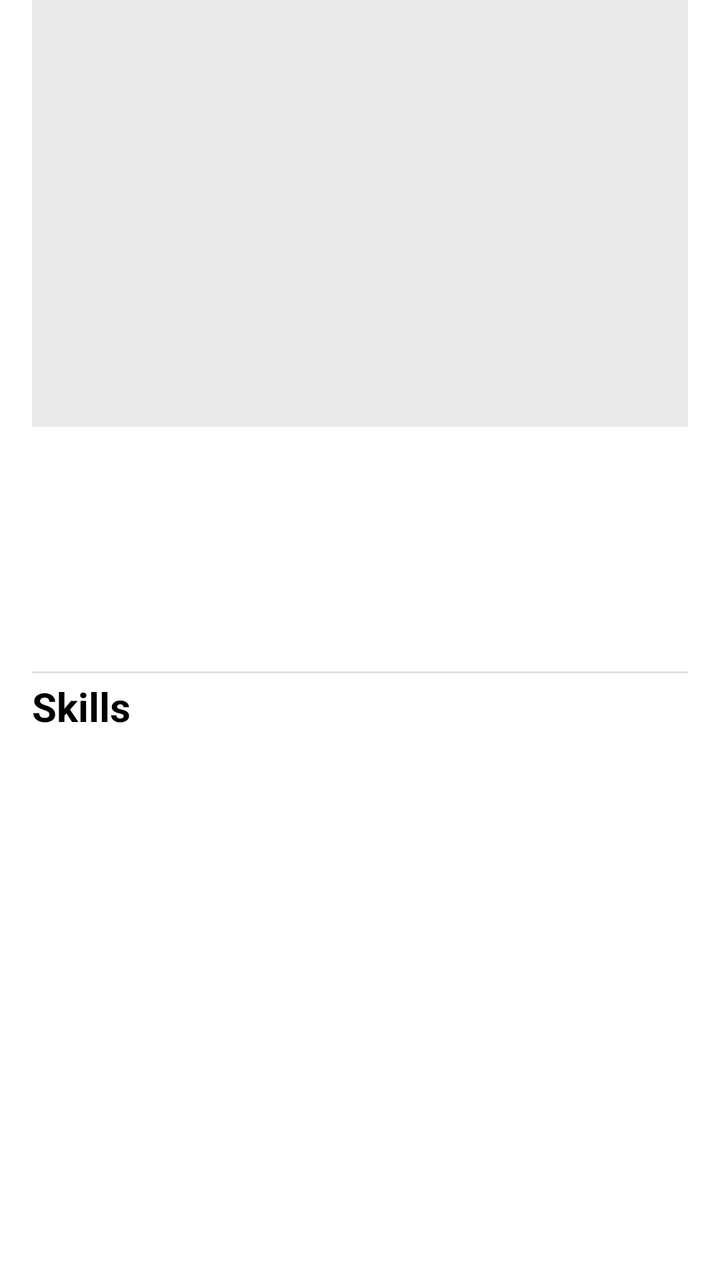
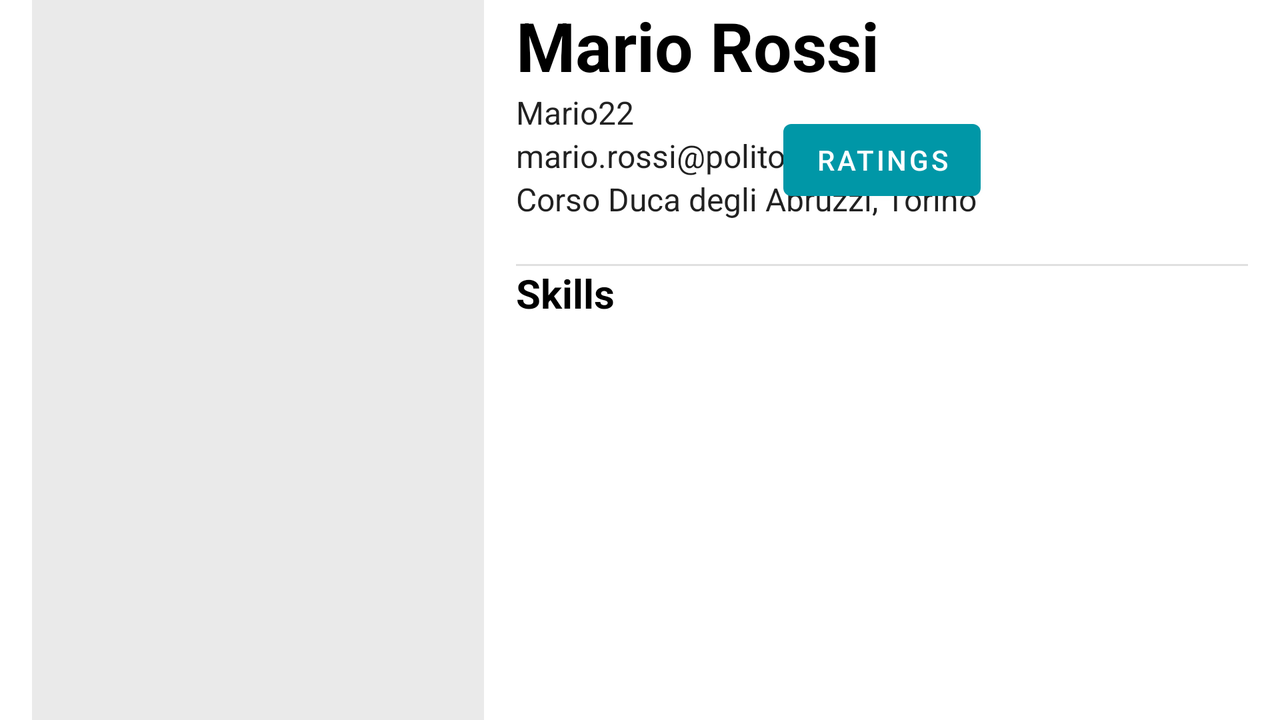

Two renders of one Android screen. The first uses the default layout on a phone; the second uses the alternative layout the repository ships for a different screen configuration, on a matching device. The two XML files are below.
<!-- AndroidManifest.xml: application theme Theme.ShowProfileActivity -->
<!-- res/layout/fragment_home.xml -->
<?xml version="1.0" encoding="utf-8"?>
<androidx.constraintlayout.widget.ConstraintLayout xmlns:android="http://schemas.android.com/apk/res/android"
    xmlns:app="http://schemas.android.com/apk/res-auto"
    xmlns:tools="http://schemas.android.com/tools"
    android:layout_width="match_parent"
    android:layout_height="match_parent"
    tools:context=".MainActivity">

    <ImageView
        android:id="@+id/imageView_show"
        android:layout_width="0dp"
        android:layout_height="0dp"
        android:layout_marginStart="16dp"
        android:layout_marginEnd="16dp"
        android:layout_weight="1"
        android:background="#EAEAEA"
        android:contentDescription="@string/image_profile"
        android:scaleType="centerInside"
        app:layout_constraintBottom_toTopOf="@id/constraintLayout"
        app:layout_constraintEnd_toEndOf="parent"
        app:layout_constraintStart_toStartOf="parent"
        app:layout_constraintTop_toTopOf="parent"
        app:layout_constraintVertical_weight="1"
        app:srcCompat="@drawable/avatr"
        tools:ignore="ImageContrastCheck"
        tools:srcCompat="@drawable/avatr" />

    <androidx.constraintlayout.widget.ConstraintLayout
        android:id="@+id/constraintLayout"
        android:layout_width="0dp"
        android:layout_height="0dp"
        android:layout_marginStart="16dp"
        android:layout_marginEnd="16dp"
        app:layout_constraintBottom_toBottomOf="parent"
        app:layout_constraintEnd_toEndOf="parent"
        app:layout_constraintHorizontal_bias="0.0"
        app:layout_constraintStart_toStartOf="parent"
        app:layout_constraintTop_toBottomOf="@+id/imageView_show"
        app:layout_constraintVertical_weight="2">

        <TextView
            android:id="@+id/fullname"
            android:layout_width="0dp"
            android:layout_height="wrap_content"
            android:contentDescription="@string/full_name"
            android:freezesText="true"
            android:textAppearance="@style/TextAppearance.AppCompat.Display1"
            android:textColor="#000000"
            android:textStyle="bold"
            app:layout_constraintBottom_toTopOf="@+id/nickname"
            app:layout_constraintEnd_toEndOf="parent"
            app:layout_constraintHorizontal_bias="1.0"
            app:layout_constraintStart_toStartOf="parent"
            app:layout_constraintTop_toTopOf="parent"
            app:layout_constraintVertical_bias="0.0"
            app:layout_constraintVertical_chainStyle="packed" />

        <TextView
            android:id="@+id/nickname"
            android:layout_width="0dp"
            android:layout_height="wrap_content"
            android:contentDescription="@string/nickname"
            android:freezesText="true"
            android:textAppearance="@style/TextAppearance.AppCompat.Body1"
            android:textSize="16sp"
            app:layout_constraintBottom_toTopOf="@+id/email"
            app:layout_constraintEnd_toEndOf="parent"
            app:layout_constraintHorizontal_bias="0.0"
            app:layout_constraintStart_toStartOf="parent"
            app:layout_constraintTop_toBottomOf="@+id/fullname" />

        <TextView
            android:id="@+id/email"
            android:layout_width="0dp"
            android:layout_height="wrap_content"
            android:layout_marginTop="3dp"
            android:contentDescription="@string/email"
            android:freezesText="true"
            android:textAppearance="@style/TextAppearance.AppCompat.Body1"
            android:textSize="16sp"
            app:layout_constraintBottom_toTopOf="@+id/location"
            app:layout_constraintEnd_toEndOf="parent"
            app:layout_constraintHorizontal_bias="0.0"
            app:layout_constraintStart_toStartOf="parent"
            app:layout_constraintTop_toBottomOf="@+id/nickname" />

        <TextView
            android:id="@+id/location"
            android:layout_width="0dp"
            android:layout_height="wrap_content"
            android:layout_marginTop="3dp"
            android:freezesText="true"
            android:textAppearance="@style/TextAppearance.AppCompat.Body1"
            android:textSize="16sp"
            app:layout_constraintBottom_toTopOf="@id/divider"
            app:layout_constraintEnd_toEndOf="parent"
            app:layout_constraintHorizontal_bias="0.0"
            app:layout_constraintStart_toStartOf="parent"
            app:layout_constraintTop_toBottomOf="@+id/email" />

        <View
            android:id="@+id/divider"
            android:layout_width="match_parent"
            android:layout_height="1dp"
            android:layout_marginTop="6dp"
            android:background="?android:attr/listDivider"
            app:layout_constraintEnd_toEndOf="parent"
            app:layout_constraintStart_toStartOf="parent"
            app:layout_constraintTop_toBottomOf="@id/location" />

        <TextView
            android:id="@+id/textView5"
            android:layout_width="0dp"
            android:layout_height="wrap_content"
            android:layout_marginTop="3dp"
            android:freezesText="true"
            android:text="@string/skills"
            android:textAppearance="@style/TextAppearance.AppCompat.Display1"
            android:textColor="#000000"
            android:textSize="20sp"
            android:textStyle="bold"
            app:layout_constraintEnd_toEndOf="parent"
            app:layout_constraintHorizontal_bias="0.0"
            app:layout_constraintStart_toStartOf="parent"
            app:layout_constraintTop_toBottomOf="@id/divider" />

        <TextView
            android:id="@+id/skill1"
            android:layout_width="wrap_content"
            android:layout_height="wrap_content"
            android:contentDescription="@string/skill1"
            android:freezesText="true"
            android:textAppearance="@style/TextAppearance.AppCompat.Body1"
            android:textSize="16sp"
            app:layout_constraintBaseline_toBaselineOf="@id/description1"
            app:layout_constraintBottom_toBottomOf="@+id/description1"
            app:layout_constraintHorizontal_chainStyle="packed"
            app:layout_constraintStart_toStartOf="parent"
            app:layout_constraintTop_toBottomOf="@id/textView5" />

        <androidx.constraintlayout.widget.Barrier
            android:id="@+id/barrier"
            android:layout_width="wrap_content"
            android:layout_height="wrap_content"
            android:padding="3dp"
            app:barrierDirection="end"
            app:constraint_referenced_ids="skill1, skill2"
            tools:layout_editor_absoluteX="45dp" />


        <TextView
            android:id="@+id/description1"
            android:layout_width="0dp"
            android:layout_height="wrap_content"
            android:layout_marginStart="3dp"
            android:freezesText="true"
            android:gravity="start|top"
            android:singleLine="false"
            android:textAppearance="@style/TextAppearance.AppCompat.Body1"
            android:textSize="16sp"
            app:layout_constraintEnd_toEndOf="parent"
            app:layout_constraintHorizontal_bias="0.0"
            app:layout_constraintStart_toEndOf="@id/barrier"
            app:layout_constraintTop_toBottomOf="@id/textView5"
            tools:ignore="TouchTargetSizeCheck" />

        <TextView
            android:id="@+id/skill2"
            android:layout_width="wrap_content"
            android:layout_height="wrap_content"
            android:contentDescription="@string/skill2"
            android:freezesText="true"
            android:textAppearance="@style/TextAppearance.AppCompat.Body1"
            android:textSize="16sp"
            app:layout_constraintBaseline_toBaselineOf="@id/description2"
            app:layout_constraintStart_toStartOf="parent"
            app:layout_constraintTop_toBottomOf="@id/skill1" />

        <TextView
            android:id="@+id/description2"
            android:layout_width="0dp"
            android:layout_height="wrap_content"
            android:layout_marginStart="3dp"
            android:ems="10"
            android:freezesText="true"
            android:gravity="start|top"
            android:singleLine="false"
            android:textAppearance="@style/TextAppearance.AppCompat.Body1"
            android:textSize="16sp"
            app:layout_constraintEnd_toEndOf="parent"
            app:layout_constraintHorizontal_bias="0.0"
            app:layout_constraintStart_toEndOf="@id/barrier"
            app:layout_constraintTop_toBottomOf="@id/description1"
            tools:ignore="TouchTargetSizeCheck" />
    </androidx.constraintlayout.widget.ConstraintLayout>
</androidx.constraintlayout.widget.ConstraintLayout>
<!-- resources referenced by this layout -->
<resources>
  <string name="email">email</string>
  <string name="full_name">full name</string>
  <string name="image_profile">image profile</string>
  <string name="nickname">nickname</string>
  <string name="skill1" tools:ignore="Typos">Skill1</string>
  <string name="skill2">Skill2</string>
  <string name="skills">Skills</string>
  <style name="Theme.ShowProfileActivity" parent="Theme.MaterialComponents.DayNight.DarkActionBar">
          
          <item name="colorPrimary">@color/primary_dark</item>
          <item name="colorPrimaryVariant">@color/primary_dark</item>
          <item name="colorOnPrimary">@color/white</item>
          
          <item name="colorSecondary">@color/accent</item>
          <item name="colorSecondaryVariant">@color/primary_dark</item>
          <item name="colorOnSecondary">@color/black</item>
          
          <item name="android:statusBarColor" tools:targetApi="l">?attr/colorPrimaryVariant</item>
          
      </style>
  <color name="primary_dark">#0097A7</color>
  <color name="white">#FFFFFFFF</color>
  <color name="accent">#FFC107</color>
  <color name="black">#FF000000</color>
</resources>
<!-- res/layout-land/fragment_home.xml (the repository's variant of the layout above) -->
<!-- drawn on the phone turned sideways -->
<?xml version="1.0" encoding="utf-8"?>
<androidx.constraintlayout.widget.ConstraintLayout xmlns:android="http://schemas.android.com/apk/res/android"
    xmlns:app="http://schemas.android.com/apk/res-auto"
    android:layout_width="match_parent"
    android:layout_height="match_parent"
    xmlns:tools="http://schemas.android.com/tools">

    <ImageView
        android:id="@+id/imageView_show"
        android:layout_width="226dp"
        android:layout_height="430dp"
        android:layout_marginStart="16dp"
        android:background="#EAEAEA"
        android:contentDescription="@string/image_profile"
        app:layout_constraintBottom_toBottomOf="parent"
        app:layout_constraintEnd_toStartOf="@+id/constraintLayout"
        app:layout_constraintStart_toStartOf="parent"
        app:layout_constraintTop_toTopOf="parent"
        app:srcCompat="@drawable/avatr" />

    <androidx.constraintlayout.widget.ConstraintLayout
        android:id="@+id/constraintLayout"
        android:layout_width="0dp"
        android:layout_height="0dp"
        android:layout_marginStart="16dp"
        android:layout_marginEnd="16dp"
        app:layout_constraintBottom_toBottomOf="parent"
        app:layout_constraintEnd_toEndOf="parent"
        app:layout_constraintHorizontal_weight="2"
        app:layout_constraintStart_toEndOf="@+id/imageView_show"
        app:layout_constraintTop_toTopOf="parent">

        <ScrollView
            android:layout_width="match_parent"
            android:layout_height="match_parent">

            <androidx.constraintlayout.widget.ConstraintLayout
                android:layout_width="match_parent"
                android:layout_height="wrap_content">

                <TextView
                    android:id="@+id/textView5"
                    android:layout_width="match_parent"
                    android:layout_height="wrap_content"
                    android:freezesText="true"
                    android:text="@string/skills"
                    android:textAppearance="@style/TextAppearance.AppCompat.Display1"
                    android:textColor="#000000"
                    android:textSize="20sp"
                    android:textStyle="bold"
                    app:layout_constraintBottom_toTopOf="@id/rv_skill_profile"
                    app:layout_constraintEnd_toEndOf="parent"
                    app:layout_constraintStart_toStartOf="parent"
                    app:layout_constraintTop_toBottomOf="@id/divider"

                    tools:layout_editor_absoluteY="127dp" />

                <Button
                    android:id="@+id/button5"
                    android:layout_width="wrap_content"
                    android:layout_height="wrap_content"
                    android:layout_gravity="center_horizontal"
                    android:gravity="center_horizontal|center_vertical"
                    android:text="Ratings"
                    app:layout_constraintBottom_toBottomOf="parent"
                    app:layout_constraintEnd_toEndOf="parent"
                    app:layout_constraintStart_toStartOf="parent"
                    app:layout_constraintTop_toBottomOf="@id/rv_skill_profile"
                    tools:layout_editor_absoluteX="168dp"
                    tools:layout_editor_absoluteY="268dp" />

                <View
                    android:id="@+id/divider"
                    android:layout_width="match_parent"
                    android:layout_height="1dp"
                    android:background="?android:attr/listDivider"
                    app:layout_constraintBottom_toTopOf="@+id/textView5"
                    app:layout_constraintEnd_toEndOf="parent"
                    app:layout_constraintStart_toStartOf="parent"
                    app:layout_constraintTop_toBottomOf="@id/credit"
                    tools:layout_editor_absoluteY="123dp" />

                <TextView
                    android:id="@+id/fullname"
                    android:layout_width="0dp"
                    android:layout_height="wrap_content"
                    android:contentDescription="@string/full_name"
                    android:freezesText="true"
                    android:text="@string/mario_rossi"
                    android:textAppearance="@style/TextAppearance.AppCompat.Display1"
                    android:textColor="#000000"
                    android:textStyle="bold"
                    app:layout_constraintStart_toStartOf="parent"
                    app:layout_constraintEnd_toEndOf="parent"
                    app:layout_constraintBottom_toTopOf="@id/nickname"
                    app:layout_constraintTop_toTopOf="parent" />

                <TextView
                    android:id="@+id/credit"
                    android:layout_width="match_parent"
                    android:layout_height="wrap_content"
                    android:freezesText="true"
                    android:textAppearance="@style/TextAppearance.AppCompat.Body1"
                    android:textSize="16sp"
                    app:layout_constraintBottom_toTopOf="@id/divider"
                    app:layout_constraintEnd_toEndOf="parent"
                    app:layout_constraintStart_toStartOf="parent"
                    app:layout_constraintTop_toBottomOf="@id/location"
                    tools:layout_editor_absoluteY="110dp" />

                <TextView
                    android:id="@+id/location"
                    android:layout_width="0dp"
                    android:layout_height="wrap_content"
                    android:freezesText="true"
                    android:text="@string/corso_duca_degli_abruzzi_torino"
                    android:textAppearance="@style/TextAppearance.AppCompat.Body1"
                    android:textSize="16sp"
                    app:layout_constraintBottom_toTopOf="@id/credit"
                    app:layout_constraintEnd_toEndOf="parent"
                    app:layout_constraintStart_toStartOf="parent"
                    app:layout_constraintTop_toBottomOf="@id/email"
                    tools:layout_editor_absoluteY="95dp" />

                <androidx.recyclerview.widget.RecyclerView
                    android:id="@+id/rv_skill_profile"
                    android:layout_width="match_parent"
                    android:layout_height="match_parent"
                    tools:layout_editor_absoluteX="16dp"
                    tools:layout_editor_absoluteY="209dp" />

                <TextView
                    android:id="@+id/nickname"
                    android:layout_width="0dp"
                    android:layout_height="wrap_content"
                    android:contentDescription="@string/nickname"
                    android:freezesText="true"
                    android:text="@string/mario22"
                    android:textAppearance="@style/TextAppearance.AppCompat.Body1"
                    android:textSize="16sp"
                    app:layout_constraintBottom_toTopOf="@id/email"
                    app:layout_constraintEnd_toEndOf="parent"
                    app:layout_constraintStart_toStartOf="parent"
                    app:layout_constraintTop_toBottomOf="@id/fullname"
                    tools:layout_editor_absoluteY="45dp" />

                <TextView
                    android:id="@+id/email"
                    android:layout_width="0dp"
                    android:layout_height="wrap_content"
                    android:contentDescription="@string/email"
                    android:freezesText="true"
                    android:text="@string/mario_rossi_polito_it"
                    android:textAppearance="@style/TextAppearance.AppCompat.Body1"
                    android:textSize="16sp"
                    app:layout_constraintBottom_toTopOf="@id/location"
                    app:layout_constraintEnd_toEndOf="parent"
                    app:layout_constraintStart_toStartOf="parent"
                    app:layout_constraintTop_toBottomOf="@id/nickname"
                    tools:layout_editor_absoluteY="70dp" />
            </androidx.constraintlayout.widget.ConstraintLayout>
        </ScrollView>

    </androidx.constraintlayout.widget.ConstraintLayout>
</androidx.constraintlayout.widget.ConstraintLayout>
<!-- resources referenced by the variant -->
<!-- as the phone turned sideways resolves them -->
<resources>
  <string name="corso_duca_degli_abruzzi_torino">Corso Duca degli Abruzzi, Torino</string>
  <string name="email">email</string>
  <string name="full_name">full name</string>
  <string name="image_profile">image profile</string>
  <string name="mario22">Mario22</string>
  <string name="mario_rossi">Mario Rossi</string>
  <string name="mario_rossi_polito_it">mario.rossi@polito.it</string>
  <string name="nickname">nickname</string>
  <string name="skills">Skills</string>
  <style name="Theme.ShowProfileActivity" parent="Theme.MaterialComponents.DayNight.DarkActionBar">
          
          <item name="colorPrimary">@color/primary_dark</item>
          <item name="colorPrimaryVariant">@color/primary_dark</item>
          <item name="colorOnPrimary">@color/white</item>
          
          <item name="colorSecondary">@color/accent</item>
          <item name="colorSecondaryVariant">@color/primary_dark</item>
          <item name="colorOnSecondary">@color/black</item>
          
          <item name="android:statusBarColor" tools:targetApi="l">?attr/colorPrimaryVariant</item>
          
      </style>
  <color name="primary_dark">#0097A7</color>
  <color name="white">#FFFFFFFF</color>
  <color name="accent">#FFC107</color>
  <color name="black">#FF000000</color>
</resources>
